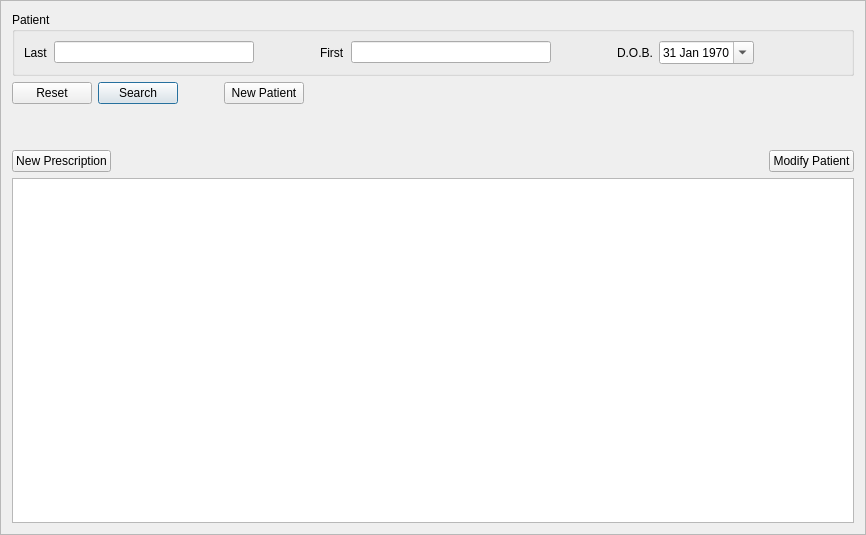
<?xml version="1.0" encoding="UTF-8"?>
<ui version="4.0">
 <class>PatientSearch</class>
 <widget class="QFrame" name="PatientSearch">
  <property name="geometry">
   <rect>
    <x>0</x>
    <y>0</y>
    <width>866</width>
    <height>535</height>
   </rect>
  </property>
  <property name="frameShape">
   <enum>QFrame::StyledPanel</enum>
  </property>
  <property name="frameShadow">
   <enum>QFrame::Raised</enum>
  </property>
  <layout class="QVBoxLayout" name="verticalLayout_2">
   <item>
    <widget class="QGroupBox" name="patientBox">
     <property name="title">
      <string>Patient</string>
     </property>
     <layout class="QHBoxLayout" name="horizontalLayout_2">
      <item>
       <widget class="QLabel" name="lastNameLabel">
        <property name="text">
         <string>Last</string>
        </property>
       </widget>
      </item>
      <item>
       <widget class="QLineEdit" name="lastNameField">
        <property name="minimumSize">
         <size>
          <width>200</width>
          <height>0</height>
         </size>
        </property>
        <property name="maximumSize">
         <size>
          <width>250</width>
          <height>16777215</height>
         </size>
        </property>
       </widget>
      </item>
      <item>
       <spacer name="horizontalSpacer">
        <property name="orientation">
         <enum>Qt::Horizontal</enum>
        </property>
        <property name="sizeType">
         <enum>QSizePolicy::Fixed</enum>
        </property>
        <property name="sizeHint" stdset="0">
         <size>
          <width>60</width>
          <height>20</height>
         </size>
        </property>
       </spacer>
      </item>
      <item>
       <widget class="QLabel" name="firstNameLabel">
        <property name="text">
         <string>First</string>
        </property>
       </widget>
      </item>
      <item>
       <widget class="QLineEdit" name="firstNameField">
        <property name="minimumSize">
         <size>
          <width>200</width>
          <height>0</height>
         </size>
        </property>
        <property name="maximumSize">
         <size>
          <width>250</width>
          <height>16777215</height>
         </size>
        </property>
       </widget>
      </item>
      <item>
       <spacer name="horizontalSpacer_3">
        <property name="orientation">
         <enum>Qt::Horizontal</enum>
        </property>
        <property name="sizeType">
         <enum>QSizePolicy::Fixed</enum>
        </property>
        <property name="sizeHint" stdset="0">
         <size>
          <width>60</width>
          <height>20</height>
         </size>
        </property>
       </spacer>
      </item>
      <item>
       <widget class="QLabel" name="dobLabel">
        <property name="text">
         <string>D.O.B.</string>
        </property>
       </widget>
      </item>
      <item>
       <widget class="QDateEdit" name="dobField">
        <property name="date">
         <date>
          <year>1970</year>
          <month>1</month>
          <day>31</day>
         </date>
        </property>
        <property name="calendarPopup">
         <bool>true</bool>
        </property>
       </widget>
      </item>
      <item>
       <spacer name="horizontalSpacer_7">
        <property name="orientation">
         <enum>Qt::Horizontal</enum>
        </property>
        <property name="sizeHint" stdset="0">
         <size>
          <width>40</width>
          <height>20</height>
         </size>
        </property>
       </spacer>
      </item>
     </layout>
    </widget>
   </item>
   <item>
    <layout class="QHBoxLayout" name="buttonLayout">
     <item>
      <widget class="QPushButton" name="resetButton">
       <property name="text">
        <string>Reset</string>
       </property>
      </widget>
     </item>
     <item>
      <widget class="QPushButton" name="searchButton">
       <property name="text">
        <string>Search</string>
       </property>
       <property name="default">
        <bool>true</bool>
       </property>
      </widget>
     </item>
     <item>
      <spacer name="horizontalSpacer_5">
       <property name="orientation">
        <enum>Qt::Horizontal</enum>
       </property>
       <property name="sizeType">
        <enum>QSizePolicy::Fixed</enum>
       </property>
       <property name="sizeHint" stdset="0">
        <size>
         <width>40</width>
         <height>20</height>
        </size>
       </property>
      </spacer>
     </item>
     <item>
      <widget class="QPushButton" name="pushButton_3">
       <property name="text">
        <string>New Patient</string>
       </property>
      </widget>
     </item>
     <item>
      <spacer name="horizontalSpacer_2">
       <property name="orientation">
        <enum>Qt::Horizontal</enum>
       </property>
       <property name="sizeHint" stdset="0">
        <size>
         <width>40</width>
         <height>20</height>
        </size>
       </property>
      </spacer>
     </item>
    </layout>
   </item>
   <item>
    <spacer name="verticalSpacer">
     <property name="orientation">
      <enum>Qt::Vertical</enum>
     </property>
     <property name="sizeType">
      <enum>QSizePolicy::Fixed</enum>
     </property>
     <property name="sizeHint" stdset="0">
      <size>
       <width>20</width>
       <height>40</height>
      </size>
     </property>
    </spacer>
   </item>
   <item>
    <layout class="QHBoxLayout" name="buttonLayout2">
     <item>
      <widget class="QPushButton" name="prescribeButton">
       <property name="text">
        <string>New Prescription</string>
       </property>
      </widget>
     </item>
     <item>
      <spacer name="horizontalSpacer_4">
       <property name="orientation">
        <enum>Qt::Horizontal</enum>
       </property>
       <property name="sizeHint" stdset="0">
        <size>
         <width>40</width>
         <height>20</height>
        </size>
       </property>
      </spacer>
     </item>
     <item>
      <widget class="QPushButton" name="modifyButton">
       <property name="text">
        <string>Modify Patient</string>
       </property>
      </widget>
     </item>
    </layout>
   </item>
   <item>
    <widget class="QTableView" name="resultTable">
     <property name="contextMenuPolicy">
      <enum>Qt::ActionsContextMenu</enum>
     </property>
     <property name="selectionBehavior">
      <enum>QAbstractItemView::SelectRows</enum>
     </property>
    </widget>
   </item>
  </layout>
  <action name="prescribeAction">
   <property name="text">
    <string>Prescribe</string>
   </property>
   <property name="toolTip">
    <string>Prescribe a medication</string>
   </property>
  </action>
  <action name="modifyAction">
   <property name="text">
    <string>Modify</string>
   </property>
   <property name="toolTip">
    <string>Modify demographic information</string>
   </property>
  </action>
 </widget>
 <resources/>
 <connections>
  <connection>
   <sender>firstNameField</sender>
   <signal>returnPressed()</signal>
   <receiver>searchButton</receiver>
   <slot>click()</slot>
   <hints>
    <hint type="sourcelabel">
     <x>162</x>
     <y>42</y>
    </hint>
    <hint type="destinationlabel">
     <x>129</x>
     <y>81</y>
    </hint>
   </hints>
  </connection>
  <connection>
   <sender>lastNameField</sender>
   <signal>returnPressed()</signal>
   <receiver>searchButton</receiver>
   <slot>click()</slot>
   <hints>
    <hint type="sourcelabel">
     <x>492</x>
     <y>42</y>
    </hint>
    <hint type="destinationlabel">
     <x>129</x>
     <y>81</y>
    </hint>
   </hints>
  </connection>
  <connection>
   <sender>resetButton</sender>
   <signal>clicked()</signal>
   <receiver>firstNameField</receiver>
   <slot>clear()</slot>
   <hints>
    <hint type="sourcelabel">
     <x>48</x>
     <y>81</y>
    </hint>
    <hint type="destinationlabel">
     <x>162</x>
     <y>42</y>
    </hint>
   </hints>
  </connection>
  <connection>
   <sender>resetButton</sender>
   <signal>clicked()</signal>
   <receiver>lastNameField</receiver>
   <slot>clear()</slot>
   <hints>
    <hint type="sourcelabel">
     <x>48</x>
     <y>81</y>
    </hint>
    <hint type="destinationlabel">
     <x>492</x>
     <y>42</y>
    </hint>
   </hints>
  </connection>
  <connection>
   <sender>prescribeButton</sender>
   <signal>clicked()</signal>
   <receiver>prescribeAction</receiver>
   <slot>trigger()</slot>
   <hints>
    <hint type="sourcelabel">
     <x>54</x>
     <y>158</y>
    </hint>
    <hint type="destinationlabel">
     <x>-1</x>
     <y>-1</y>
    </hint>
   </hints>
  </connection>
  <connection>
   <sender>modifyButton</sender>
   <signal>clicked()</signal>
   <receiver>modifyAction</receiver>
   <slot>trigger()</slot>
   <hints>
    <hint type="sourcelabel">
     <x>816</x>
     <y>158</y>
    </hint>
    <hint type="destinationlabel">
     <x>-1</x>
     <y>-1</y>
    </hint>
   </hints>
  </connection>
 </connections>
</ui>
